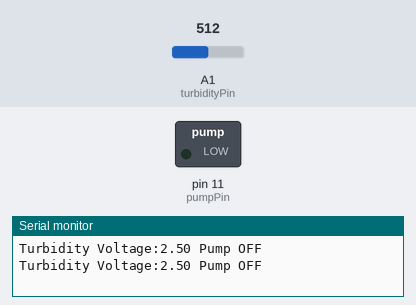
The sketch below on a simulated Arduino Uno, built with avr-gcc and run on an emulated ATmega328P. On the bench: switched loads named in the sketch (green lamp = pin HIGH), the last lines printed to the serial monitor. The inputs (shaded band) are chosen by the test bench; at power-on: A1 (turbidityPin) = 512.

Above: at 5.8 s.
5.9 s: A1 (turbidityPin) set to 384
11.9 s: A1 (turbidityPin) set to 361
At 16.2 s:
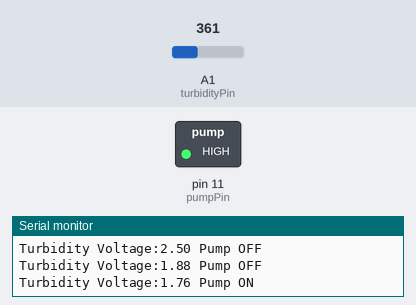
17.9 s: A1 (turbidityPin) set to 511
At 21.2 s:
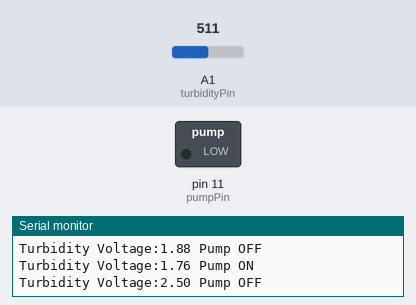
23.9 s: A1 (turbidityPin) set to 306
At 26.3 s:
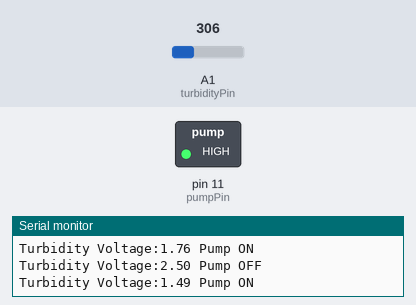
Timing chart, 0 to 27.8 s (numbered marks = the images above; inputs shaded):
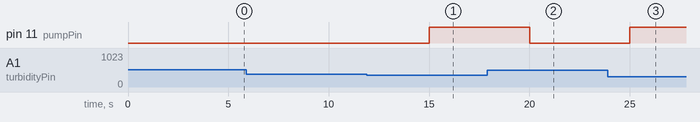

Measured:
- the behaviour switches between 369 and 368 on A1 (turbidityPin) (found by bisection; images 0 and 1)
- after the input at 11.9 s, pin 11 (pumpPin): LOW → HIGH after 3.1 s
- after the input at 17.9 s, pin 11 (pumpPin): HIGH → LOW after 2.1 s
- after the input at 23.9 s, pin 11 (pumpPin): LOW → HIGH after 1.1 s

The sketch:

_water_changing.ino
```cpp
/***************
 * (Jan23) [for Water Changing]
 * Combination of turbidity sensor & pump (with MOS module).
 * FILE "simple_pump_MOS" && "turbiditySensor".
 * if "turbidity voltage < 'normal level'" (more turbid), turn ON the pump
 * 'normol level' --> 4.1 +- 0.3 V (shown in shop's product information)
 * (more turbid, output VALUE is smaller)
 * CONNECTION:
 * Turbity sensor: Black->GND, Red->5V, Blue->AnalogIn
 * Pump with MOS module: {smaller}'+'->I/O,{larger}'+'->5V,{both}'-'->GND
 **************/

const int turbidityPin = A1;
const int pumpPin = 11; //pump attaches to digital 11
float turbidityVol = 0.0; //initialize

void setup() {
  pinMode(pumpPin, OUTPUT);
  Serial.begin(9600); //need to determine (9600?) later
  digitalWrite(pumpPin, LOW); //initialize
}

void loop() {
  int turbidityValue = analogRead(turbidityPin);
  turbidityVol = turbidityValue * (5.0 / 1024.0); //convert the "read turbidity value" (0-1023) to voltage (0-5V)
  Serial.print("Turbidity Voltage:");
  Serial.print(turbidityVol);
  if(turbidityVol < 1.8) // for test; [3.6V] ideally(scientifically) set "< 4.1-0.3=3.8 V"
  {
    digitalWrite(pumpPin, HIGH); //turn ON pump
    Serial.println(" Pump ON");
  }
  else
  {
    digitalWrite(pumpPin, LOW); //turn OFF pump
    Serial.println(" Pump OFF");
  }
  delay(5000);
}
```
